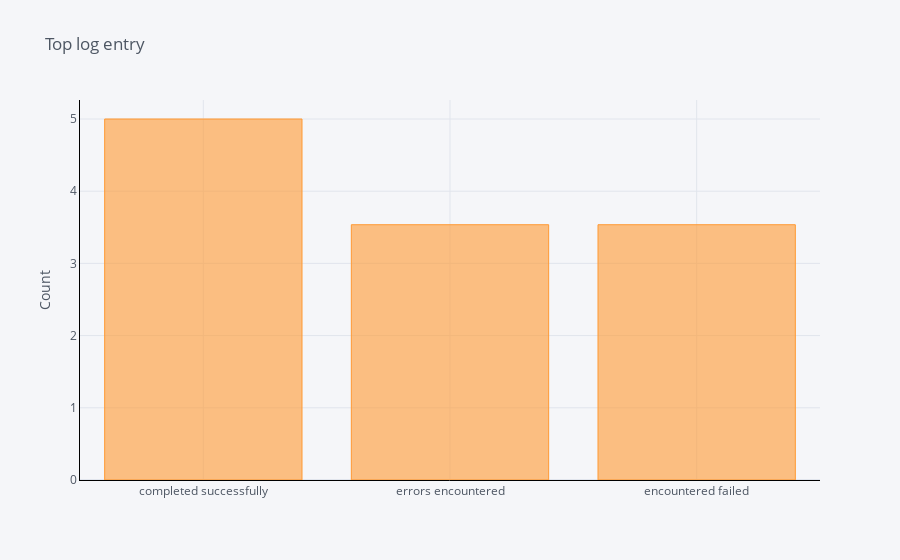

Source (notebook cell):
### Code cell
# get bigram and plot the top 20
def get_top_n_bigram(corpus, n=None):
    vec = TfidfVectorizer(ngram_range=(2, 2), stop_words=stopwords, smooth_idf=False).fit(corpus)
    bag_of_words = vec.transform(corpus)
    sum_words = bag_of_words.sum(axis=0)
    words_freq = [(word, sum_words[0, idx]) for word, idx in vec.vocabulary_.items()]
    words_freq =sorted(words_freq, key = lambda x: x[1], reverse=True)
    return words_freq[:n]
common_words = get_top_n_trigram(df['log'], 20)
for word, freq in common_words:
    print("{0:35}{1:5.2f}".format(word,freq))

df1 = pd.DataFrame(common_words, columns = ['Log' , 'Count'])
df1.groupby('Log').sum()['Count'].sort_values(ascending=False).iplot( 
    kind='bar', yTitle='Count', linecolor='black', title='Top log entry')

### Figure 1 — Plotly figure (JSON) as saved in the notebook; plotly's stock layout.template omitted (floating-point values rounded to 4 significant figures)
{"data": [{"marker": {"color": "rgba(255, 153, 51, 0.6)", "line": {"color": "rgba(255, 153, 51, 1.0)", "width": 1}}, "name": "Count", "orientation": "v", "text": "", "type": "bar", "x": ["completed successfully", "errors encountered", "encountered failed"], "y": [5, 3.536, 3.536]}], "layout": {"legend": {"bgcolor": "#F5F6F9", "font": {"color": "#4D5663"}}, "paper_bgcolor": "#F5F6F9", "plot_bgcolor": "#F5F6F9", "title": {"font": {"color": "#4D5663"}, "text": "Top log entry"}, "xaxis": {"gridcolor": "#E1E5ED", "linecolor": "black", "showgrid": true, "tickfont": {"color": "#4D5663"}, "title": {"font": {"color": "#4D5663"}, "text": ""}, "zerolinecolor": "#E1E5ED"}, "yaxis": {"gridcolor": "#E1E5ED", "linecolor": "black", "showgrid": true, "tickfont": {"color": "#4D5663"}, "title": {"font": {"color": "#4D5663"}, "text": "Count"}, "zerolinecolor": "#E1E5ED"}}}
